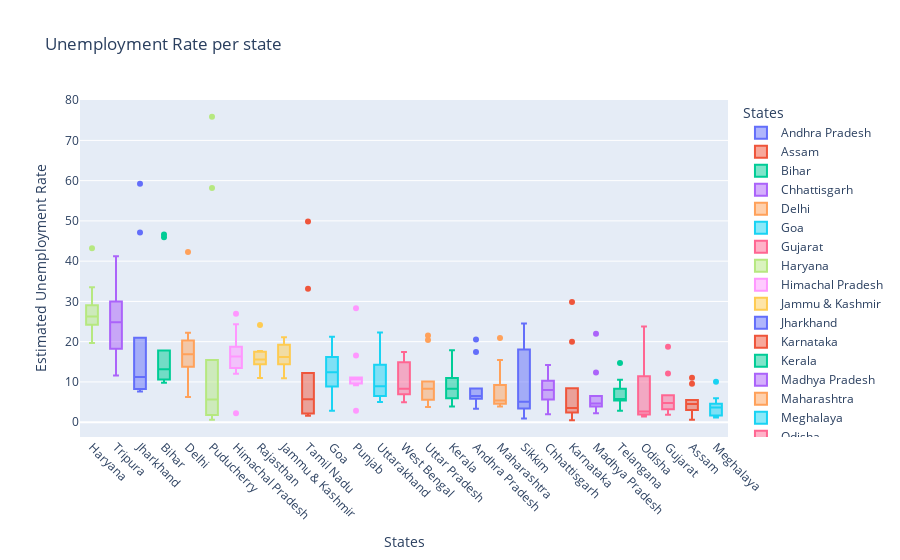

The notebook cell saved with this chart:
### Markdown cell above
**Box plot Formation**

### Code cell
# making Box plot for Estimated Unemployment Rate per state
import plotly.express as px 

fig = px.box(df_cleaned , x = 'States' , y = 'Estimated Unemployment Rate' , color = 'States' , title = ' Unemployment Rate per state' ) 

# updating x axis  
fig.update_layout(xaxis = {'categoryorder' : 'total descending' })
fig.layout.xaxis.tickangle = 45
fig.layout.height = 600

fig.show()

### Figure 1 — Plotly figure (JSON) as saved in the notebook; plotly's stock layout.template omitted (floating-point values rounded to 4 significant figures)
{"data": [{"alignmentgroup": "True", "hovertemplate": "States=%{x}<br>Estimated Unemployment Rate=%{y}<extra></extra>", "legendgroup": "Andhra Pradesh", "marker": {"color": "#636efa"}, "name": "Andhra Pradesh", "notched": false, "offsetgroup": "Andhra Pradesh", "orientation": "v", "showlegend": true, "type": "box", "x": ["Andhra Pradesh", "Andhra Pradesh", "Andhra Pradesh", "Andhra Pradesh", "Andhra Pradesh", "Andhra Pradesh", "Andhra Pradesh", "Andhra Pradesh", "Andhra Pradesh", "Andhra Pradesh"], "x0": " ", "xaxis": "x", "y": [5.48, 5.83, 5.79, 20.51, 17.43, 3.31, 8.34, 6.96, 6.4, 6.59], "y0": " ", "yaxis": "y"}, {"alignmentgroup": "True", "hovertemplate": "States=%{x}<br>Estimated Unemployment Rate=%{y}<extra></extra>", "legendgroup": "Assam", "marker": {"color": "#EF553B"}, "name": "Assam", "notched": false, "offsetgroup": "Assam", "orientation": "v", "showlegend": true, "type": "box", "x": ["Assam", "Assam", "Assam", "Assam", "Assam", "Assam", "Assam", "Assam", "Assam", "Assam"], "x0": " ", "xaxis": "x", "y": [4.66, 4.41, 4.77, 11.06, 9.55, 0.6, 3.77, 5.53, 1.19, 3.02], "y0": " ", "yaxis": "y"}, {"alignmentgroup": "True", "hovertemplate": "States=%{x}<br>Estimated Unemployment Rate=%{y}<extra></extra>", "legendgroup": "Bihar", "marker": {"color": "#00cc96"}, "name": "Bihar", "notched": false, "offsetgroup": "Bihar", "orientation": "v", "showlegend": true, "type": "box", "x": ["Bihar", "Bihar", "Bihar", "Bihar", "Bihar", "Bihar", "Bihar", "Bihar", "Bihar", "Bihar"], "x0": " ", "xaxis": "x", "y": [10.61, 10.29, 15.43, 46.64, 45.96, 17.82, 12.79, 13.44, 11.91, 9.82], "y0": " ", "yaxis": "y"}, {"alignmentgroup": "True", "hovertemplate": "States=%{x}<br>Estimated Unemployment Rate=%{y}<extra></extra>", "legendgroup": "Chhattisgarh", "marker": {"color": "#ab63fa"}, "name": "Chhattisgarh", "notched": false, "offsetgroup": "Chhattisgarh", "orientation": "v", "showlegend": true, "type": "box", "x": ["Chhattisgarh", "Chhattisgarh", "Chhattisgarh", "Chhattisgarh", "Chhattisgarh", "Chhattisgarh", "Chhattisgarh", "Chhattisgarh", "Chhattisgarh", "Chhattisgarh"], "x0": " ", "xaxis": "x", "y": [9.65, 8.38, 7.54, 3.41, 10.5, 14.23, 10.27, 5.63, 1.96, 6.62], "y0": " ", "yaxis": "y"}, {"alignmentgroup": "True", "hovertemplate": "States=%{x}<br>Estimated Unemployment Rate=%{y}<extra></extra>", "legendgroup": "Delhi", "marker": {"color": "#FFA15A"}, "name": "Delhi", "notched": false, "offsetgroup": "Delhi", "orientation": "v", "showlegend": true, "type": "box", "x": ["Delhi", "Delhi", "Delhi", "Delhi", "Delhi", "Delhi", "Delhi", "Delhi", "Delhi", "Delhi"], "x0": " ", "xaxis": "x", "y": [22.23, 14.84, 17.04, 16.68, 42.27, 18.19, 20.3, 13.79, 12.53, 6.27], "y0": " ", "yaxis": "y"}, {"alignmentgroup": "True", "hovertemplate": "States=%{x}<br>Estimated Unemployment Rate=%{y}<extra></extra>", "legendgroup": "Goa", "marker": {"color": "#19d3f3"}, "name": "Goa", "notched": false, "offsetgroup": "Goa", "orientation": "v", "showlegend": true, "type": "box", "x": ["Goa", "Goa", "Goa", "Goa", "Goa", "Goa", "Goa", "Goa", "Goa", "Goa"], "x0": " ", "xaxis": "x", "y": [8.89, 2.81, 5.25, 13.31, 21.25, 9.96, 17.07, 16.21, 15.38, 11.54], "y0": " ", "yaxis": "y"}, {"alignmentgroup": "True", "hovertemplate": "States=%{x}<br>Estimated Unemployment Rate=%{y}<extra></extra>", "legendgroup": "Gujarat", "marker": {"color": "#FF6692"}, "name": "Gujarat", "notched": false, "offsetgroup": "Gujarat", "orientation": "v", "showlegend": true, "type": "box", "x": ["Gujarat", "Gujarat", "Gujarat", "Gujarat", "Gujarat", "Gujarat", "Gujarat", "Gujarat", "Gujarat", "Gujarat"], "x0": " ", "xaxis": "x", "y": [5.54, 6.38, 6.66, 18.71, 12.11, 3.2, 1.84, 1.87, 3.42, 4.03], "y0": " ", "yaxis": "y"}, {"alignmentgroup": "True", "hovertemplate": "States=%{x}<br>Estimated Unemployment Rate=%{y}<extra></extra>", "legendgroup": "Haryana", "marker": {"color": "#B6E880"}, "name": "Haryana", "notched": false, "offsetgroup": "Haryana", "orientation": "v", "showlegend": true, "type": "box", "x": ["Haryana", "Haryana", "Haryana", "Haryana", "Haryana", "Haryana", "Haryana", "Haryana", "Haryana", "Haryana"], "x0": " ", "xaxis": "x", "y": [20.34, 25.77, 25.05, 43.22, 29.02, 26.7, 24.18, 33.5, 19.68, 27.31], "y0": " ", "yaxis": "y"}, {"alignmentgroup": "True", "hovertemplate": "States=%{x}<br>Estimated Unemployment Rate=%{y}<extra></extra>", "legendgroup": "Himachal Pradesh", "marker": {"color": "#FF97FF"}, "name": "Himachal Pradesh", "notched": false, "offsetgroup": "Himachal Pradesh", "orientation": "v", "showlegend": true, "type": "box", "x": ["Himachal Pradesh", "Himachal Pradesh", "Himachal Pradesh", "Himachal Pradesh", "Himachal Pradesh", "Himachal Pradesh", "Himachal Pradesh", "Himachal Pradesh", "Himachal Pradesh", "Himachal Pradesh"], "x0": " ", "xaxis": "x", "y": [16.83, 16.84, 18.76, 2.2, 26.95, 13.47, 24.31, 15.79, 12.04, 13.46], "y0": " ", "yaxis": "y"}, {"alignmentgroup": "True", "hovertemplate": "States=%{x}<br>Estimated Unemployment Rate=%{y}<extra></extra>", "legendgroup": "Jammu & Kashmir", "marker": {"color": "#FECB52"}, "name": "Jammu & Kashmir", "notched": false, "offsetgroup": "Jammu & Kashmir", "orientation": "v", "showlegend": true, "type": "box", "x": ["Jammu & Kashmir", "Jammu & Kashmir", "Jammu & Kashmir", "Jammu & Kashmir", "Jammu & Kashmir", "Jammu & Kashmir", "Jammu & Kashmir", "Jammu & Kashmir", "Jammu & Kashmir"], "x0": " ", "xaxis": "x", "y": [21.08, 20.78, 15.5, 18.74, 17.92, 10.88, 11.09, 16.17, 16.14], "y0": " ", "yaxis": "y"}, {"alignmentgroup": "True", "hovertemplate": "States=%{x}<br>Estimated Unemployment Rate=%{y}<extra></extra>", "legendgroup": "Jharkhand", "marker": {"color": "#636efa"}, "name": "Jharkhand", "notched": false, "offsetgroup": "Jharkhand", "orientation": "v", "showlegend": true, "type": "box", "x": ["Jharkhand", "Jharkhand", "Jharkhand", "Jharkhand", "Jharkhand", "Jharkhand", "Jharkhand", "Jharkhand", "Jharkhand", "Jharkhand"], "x0": " ", "xaxis": "x", "y": [10.61, 11.85, 8.23, 47.09, 59.23, 20.95, 7.63, 9.76, 8.24, 11.8], "y0": " ", "yaxis": "y"}, {"alignmentgroup": "True", "hovertemplate": "States=%{x}<br>Estimated Unemployment Rate=%{y}<extra></extra>", "legendgroup": "Karnataka", "marker": {"color": "#EF553B"}, "name": "Karnataka", "notched": false, "offsetgroup": "Karnataka", "orientation": "v", "showlegend": true, "type": "box", "x": ["Karnataka", "Karnataka", "Karnataka", "Karnataka", "Karnataka", "Karnataka", "Karnataka", "Karnataka", "Karnataka", "Karnataka"], "x0": " ", "xaxis": "x", "y": [2.86, 3.61, 3.46, 29.84, 19.97, 8.44, 4.01, 0.5, 2.41, 1.58], "y0": " ", "yaxis": "y"}, {"alignmentgroup": "True", "hovertemplate": "States=%{x}<br>Estimated Unemployment Rate=%{y}<extra></extra>", "legendgroup": "Kerala", "marker": {"color": "#00cc96"}, "name": "Kerala", "notched": false, "offsetgroup": "Kerala", "orientation": "v", "showlegend": true, "type": "box", "x": ["Kerala", "Kerala", "Kerala", "Kerala", "Kerala", "Kerala", "Kerala", "Kerala", "Kerala", "Kerala"], "x0": " ", "xaxis": "x", "y": [5.31, 7.6, 8.99, 16.99, 17.88, 9.71, 7.09, 10.98, 5.91, 3.88], "y0": " ", "yaxis": "y"}, {"alignmentgroup": "True", "hovertemplate": "States=%{x}<br>Estimated Unemployment Rate=%{y}<extra></extra>", "legendgroup": "Madhya Pradesh", "marker": {"color": "#ab63fa"}, "name": "Madhya Pradesh", "notched": false, "offsetgroup": "Madhya Pradesh", "orientation": "v", "showlegend": true, "type": "box", "x": ["Madhya Pradesh", "Madhya Pradesh", "Madhya Pradesh", "Madhya Pradesh", "Madhya Pradesh", "Madhya Pradesh", "Madhya Pradesh", "Madhya Pradesh", "Madhya Pradesh", "Madhya Pradesh"], "x0": " ", "xaxis": "x", "y": [4.11, 4.57, 2.22, 12.36, 21.98, 6.48, 5.08, 4.7, 3.91, 3.13], "y0": " ", "yaxis": "y"}, {"alignmentgroup": "True", "hovertemplate": "States=%{x}<br>Estimated Unemployment Rate=%{y}<extra></extra>", "legendgroup": "Maharashtra", "marker": {"color": "#FFA15A"}, "name": "Maharashtra", "notched": false, "offsetgroup": "Maharashtra", "orientation": "v", "showlegend": true, "type": "box", "x": ["Maharashtra", "Maharashtra", "Maharashtra", "Maharashtra", "Maharashtra", "Maharashtra", "Maharashtra", "Maharashtra", "Maharashtra", "Maharashtra"], "x0": " ", "xaxis": "x", "y": [4.95, 4.69, 5.79, 20.9, 15.46, 9.23, 3.89, 6.23, 4.55, 4.1], "y0": " ", "yaxis": "y"}, {"alignmentgroup": "True", "hovertemplate": "States=%{x}<br>Estimated Unemployment Rate=%{y}<extra></extra>", "legendgroup": "Meghalaya", "marker": {"color": "#19d3f3"}, "name": "Meghalaya", "notched": false, "offsetgroup": "Meghalaya", "orientation": "v", "showlegend": true, "type": "box", "x": ["Meghalaya", "Meghalaya", "Meghalaya", "Meghalaya", "Meghalaya", "Meghalaya", "Meghalaya", "Meghalaya", "Meghalaya", "Meghalaya"], "x0": " ", "xaxis": "x", "y": [1.66, 3.59, 1.58, 10.03, 5.92, 1.15, 2.1, 3.74, 4.29, 4.6], "y0": " ", "yaxis": "y"}, {"alignmentgroup": "True", "hovertemplate": "States=%{x}<br>Estimated Unemployment Rate=%{y}<extra></extra>", "legendgroup": "Odisha", "marker": {"color": "#FF6692"}, "name": "Odisha", "notched": false, "offsetgroup": "Odisha", "orientation": "v", "showlegend": true, "type": "box", "x": ["Odisha", "Odisha", "Odisha", "Odisha", "Odisha", "Odisha", "Odisha", "Odisha", "Odisha", "Odisha"], "x0": " ", "xaxis": "x", "y": [1.9, 3.12, 13.08, 23.76, 11.41, 3.77, 1.88, 1.42, 2.1, 2.18], "y0": " ", "yaxis": "y"}, {"alignmentgroup": "True", "hovertemplate": "States=%{x}<br>Estimated Unemployment Rate=%{y}<extra></extra>", "legendgroup": "Puducherry", "marker": {"color": "#B6E880"}, "name": "Puducherry", "notched": false, "offsetgroup": "Puducherry", "orientation": "v", "showlegend": true, "type": "box", "x": ["Puducherry", "Puducherry", "Puducherry", "Puducherry", "Puducherry", "Puducherry", "Puducherry", "Puducherry", "Puducherry", "Puducherry"], "x0": " ", "xaxis": "x", "y": [0.58, 1.76, 1.2, 75.85, 58.19, 4.24, 15.47, 5.05, 10.9, 6.18], "y0": " ", "yaxis": "y"}, {"alignmentgroup": "True", "hovertemplate": "States=%{x}<br>Estimated Unemployment Rate=%{y}<extra></extra>", "legendgroup": "Punjab", "marker": {"color": "#FF97FF"}, "name": "Punjab", "notched": false, "offsetgroup": "Punjab", "orientation": "v", "showlegend": true, "type": "box", "x": ["Punjab", "Punjab", "Punjab", "Punjab", "Punjab", "Punjab", "Punjab", "Punjab", "Punjab", "Punjab"], "x0": " ", "xaxis": "x", "y": [11.11, 10.97, 10.32, 2.86, 28.33, 16.55, 9.19, 10.99, 9.61, 9.88], "y0": " ", "yaxis": "y"}, {"alignmentgroup": "True", "hovertemplate": "States=%{x}<br>Estimated Unemployment Rate=%{y}<extra></extra>", "legendgroup": "Rajasthan", "marker": {"color": "#FECB52"}, "name": "Rajasthan", "notched": false, "offsetgroup": "Rajasthan", "orientation": "v", "showlegend": true, "type": "box", "x": ["Rajasthan", "Rajasthan", "Rajasthan", "Rajasthan", "Rajasthan", "Rajasthan", "Rajasthan", "Rajasthan", "Rajasthan", "Rajasthan"], "x0": " ", "xaxis": "x", "y": [10.97, 15.16, 11.9, 17.7, 15.74, 14.39, 15.81, 17.51, 15.35, 24.15], "y0": " ", "yaxis": "y"}, {"alignmentgroup": "True", "hovertemplate": "States=%{x}<br>Estimated Unemployment Rate=%{y}<extra></extra>", "legendgroup": "Sikkim", "marker": {"color": "#636efa"}, "name": "Sikkim", "notched": false, "offsetgroup": "Sikkim", "orientation": "v", "showlegend": true, "type": "box", "x": ["Sikkim", "Sikkim", "Sikkim", "Sikkim", "Sikkim", "Sikkim", "Sikkim", "Sikkim"], "x0": " ", "xaxis": "x", "y": [23.57, 2.28, 24.51, 4.46, 4.45, 12.49, 5.7, 0.88], "y0": " ", "yaxis": "y"}, {"alignmentgroup": "True", "hovertemplate": "States=%{x}<br>Estimated Unemployment Rate=%{y}<extra></extra>", "legendgroup": "Tamil Nadu", "marker": {"color": "#EF553B"}, "name": "Tamil Nadu", "notched": false, "offsetgroup": "Tamil Nadu", "orientation": "v", "showlegend": true, "type": "box", "x": ["Tamil Nadu", "Tamil Nadu", "Tamil Nadu", "Tamil Nadu", "Tamil Nadu", "Tamil Nadu", "Tamil Nadu", "Tamil Nadu", "Tamil Nadu", "Tamil Nadu"], "x0": " ", "xaxis": "x", "y": [1.57, 2.09, 6.4, 49.83, 33.16, 12.2, 6.81, 2.65, 5, 2.16], "y0": " ", "yaxis": "y"}, {"alignmentgroup": "True", "hovertemplate": "States=%{x}<br>Estimated Unemployment Rate=%{y}<extra></extra>", "legendgroup": "Telangana", "marker": {"color": "#00cc96"}, "name": "Telangana", "notched": false, "offsetgroup": "Telangana", "orientation": "v", "showlegend": true, "type": "box", "x": ["Telangana", "Telangana", "Telangana", "Telangana", "Telangana", "Telangana", "Telangana", "Telangana", "Telangana", "Telangana"], "x0": " ", "xaxis": "x", "y": [5.49, 8.29, 5.77, 6.25, 14.7, 10.55, 5.36, 5.79, 3.27, 2.86], "y0": " ", "yaxis": "y"}, {"alignmentgroup": "True", "hovertemplate": "States=%{x}<br>Estimated Unemployment Rate=%{y}<extra></extra>", "legendgroup": "Tripura", "marker": {"color": "#ab63fa"}, "name": "Tripura", "notched": false, "offsetgroup": "Tripura", "orientation": "v", "showlegend": true, "type": "box", "x": ["Tripura", "Tripura", "Tripura", "Tripura", "Tripura", "Tripura", "Tripura", "Tripura", "Tripura", "Tripura"], "x0": " ", "xaxis": "x", "y": [32.67, 28.4, 29.95, 41.23, 21.51, 21.71, 18.24, 27.92, 17.35, 11.57], "y0": " ", "yaxis": "y"}, {"alignmentgroup": "True", "hovertemplate": "States=%{x}<br>Estimated Unemployment Rate=%{y}<extra></extra>", "legendgroup": "Uttar Pradesh", "marker": {"color": "#FFA15A"}, "name": "Uttar Pradesh", "notched": false, "offsetgroup": "Uttar Pradesh", "orientation": "v", "showlegend": true, "type": "box", "x": ["Uttar Pradesh", "Uttar Pradesh", "Uttar Pradesh", "Uttar Pradesh", "Uttar Pradesh", "Uttar Pradesh", "Uttar Pradesh", "Uttar Pradesh", "Uttar Pradesh", "Uttar Pradesh"], "x0": " ", "xaxis": "x", "y": [7.58, 8.98, 10.11, 21.54, 20.41, 9.47, 5.56, 5.79, 4.18, 3.75], "y0": " ", "yaxis": "y"}, {"alignmentgroup": "True", "hovertemplate": "States=%{x}<br>Estimated Unemployment Rate=%{y}<extra></extra>", "legendgroup": "Uttarakhand", "marker": {"color": "#19d3f3"}, "name": "Uttarakhand", "notched": false, "offsetgroup": "Uttarakhand", "orientation": "v", "showlegend": true, "type": "box", "x": ["Uttarakhand", "Uttarakhand", "Uttarakhand", "Uttarakhand", "Uttarakhand", "Uttarakhand", "Uttarakhand", "Uttarakhand", "Uttarakhand", "Uttarakhand"], "x0": " ", "xaxis": "x", "y": [5.49, 4.99, 19.85, 6.48, 8.01, 8.61, 12.38, 14.26, 22.26, 9.23], "y0": " ", "yaxis": "y"}, {"alignmentgroup": "True", "hovertemplate": "States=%{x}<br>Estimated Unemployment Rate=%{y}<extra></extra>", "legendgroup": "West Bengal", "marker": {"color": "#FF6692"}, "name": "West Bengal", "notched": false, "offsetgroup": "West Bengal", "orientation": "v", "showlegend": true, "type": "box", "x": ["West Bengal", "West Bengal", "West Bengal", "West Bengal", "West Bengal", "West Bengal", "West Bengal", "West Bengal", "West Bengal", "West Bengal"], "x0": " ", "xaxis": "x", "y": [6.94, 4.92, 6.92, 17.41, 17.41, 7.29, 6.83, 14.87, 9.35, 9.98], "y0": " ", "yaxis": "y"}], "layout": {"autosize": true, "boxmode": "overlay", "legend": {"title": {"text": "States"}, "tracegroupgap": 0}, "title": {"text": " Unemployment Rate per state"}, "xaxis": {"anchor": "y", "autorange": true, "categoryarray": ["Andhra Pradesh", "Assam", "Bihar", "Chhattisgarh", "Delhi", "Goa", "Gujarat", "Haryana", "Himachal Pradesh", "Jammu & Kashmir", "Jharkhand", "Karnataka", "Kerala", "Madhya Pradesh", "Maharashtra", "Meghalaya", "Odisha", "Puducherry", "Punjab", "Rajasthan", "Sikkim", "Tamil Nadu", "Telangana", "Tripura", "Uttar Pradesh", "Uttarakhand", "West Bengal"], "categoryorder": "total descending", "domain": [0, 1], "range": [-0.5, 26.5], "tickangle": 45, "title": {"text": "States"}, "type": "category"}, "yaxis": {"anchor": "x", "autorange": true, "domain": [0, 1], "range": [-3.686, 80.04], "title": {"text": "Estimated Unemployment Rate"}, "type": "linear"}}}
